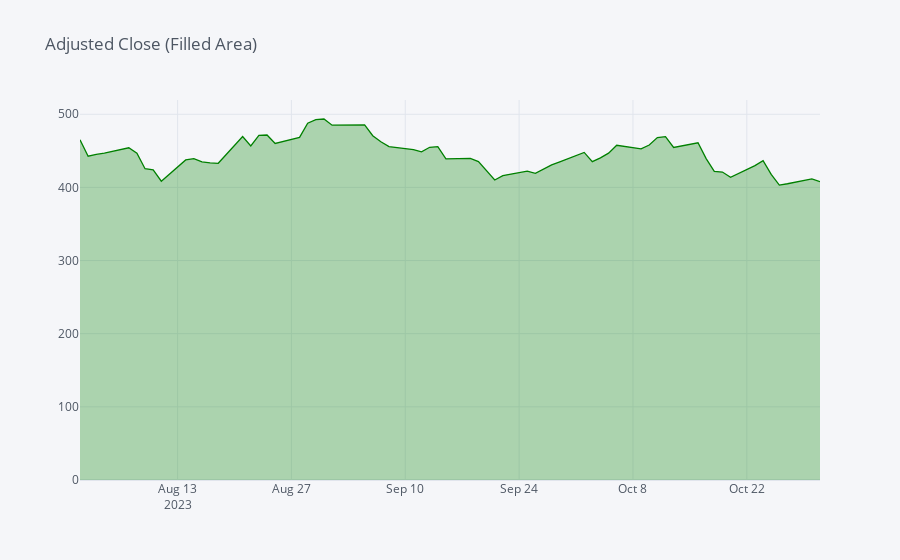

Notebook code cell kept with this figure:
### Code cell
# Create and display an interactive filled area plot of NVDA's Adjusted Close Prices
stock_data['Adj Close'].iplot(title='Adjusted Close (Filled Area)', fill=True, colors=['green'])

### Figure 1 — Plotly figure (JSON) as saved in the notebook; plotly's stock layout.template omitted (floating-point values rounded to 4 significant figures)
{"data": [{"fill": "tozeroy", "fillcolor": "rgba(0, 128, 0, 0.3)", "line": {"color": "rgba(0, 128, 0, 1.0)", "dash": "solid", "shape": "linear", "width": 1.3}, "mode": "lines", "name": "Adj Close", "text": "", "type": "scatter", "x": ["2023-08-01", "2023-08-02", "2023-08-03", "2023-08-04", "2023-08-07", "2023-08-08", "2023-08-09", "2023-08-10", "2023-08-11", "2023-08-14", "2023-08-15", "2023-08-16", "2023-08-17", "2023-08-18", "2023-08-21", "2023-08-22", "2023-08-23", "2023-08-24", "2023-08-25", "2023-08-28", "2023-08-29", "2023-08-30", "2023-08-31", "2023-09-01", "2023-09-05", "2023-09-06", "2023-09-07", "2023-09-08", "2023-09-11", "2023-09-12", "2023-09-13", "2023-09-14", "2023-09-15", "2023-09-18", "2023-09-19", "2023-09-20", "2023-09-21", "2023-09-22", "2023-09-25", "2023-09-26", "2023-09-27", "2023-09-28", "2023-09-29", "2023-10-02", "2023-10-03", "2023-10-04", "2023-10-05", "2023-10-06", "2023-10-09", "2023-10-10", "2023-10-11", "2023-10-12", "2023-10-13", "2023-10-16", "2023-10-17", "2023-10-18", "2023-10-19", "2023-10-20", "2023-10-23", "2023-10-24", "2023-10-25", "2023-10-26", "2023-10-27", "2023-10-30", "2023-10-31"], "y": [465.0, 442.7, 445.1, 446.8, 454.1, 446.6, 425.5, 423.8, 408.5, 437.5, 439.4, 434.8, 433.4, 433.0, 469.6, 456.6, 471.1, 471.6, 460.1, 468.3, 487.8, 492.6, 493.5, 485.1, 485.4, 470.6, 462.4, 455.7, 451.8, 448.7, 454.9, 455.8, 439, 439.7, 435.2, 422.4, 410.2, 416.1, 422.2, 419.1, 424.7, 430.9, 435.0, 447.8, 435.2, 440.4, 446.9, 457.6, 452.7, 458.0, 468.1, 469.5, 454.6, 461.0, 439.4, 422.0, 421.0, 413.9, 429.8, 436.6, 417.8, 403.3, 405, 411.6, 407.8]}], "layout": {"autosize": true, "legend": {"bgcolor": "#F5F6F9", "font": {"color": "#4D5663"}}, "paper_bgcolor": "#F5F6F9", "plot_bgcolor": "#F5F6F9", "title": {"font": {"color": "#4D5663"}, "text": "Adjusted Close (Filled Area)"}, "xaxis": {"autorange": true, "gridcolor": "#E1E5ED", "range": ["2023-08-01", "2023-10-31"], "showgrid": true, "tickfont": {"color": "#4D5663"}, "title": {"font": {"color": "#4D5663"}, "text": ""}, "type": "date", "zerolinecolor": "#E1E5ED"}, "yaxis": {"autorange": true, "gridcolor": "#E1E5ED", "range": [0, 519.5], "showgrid": true, "tickfont": {"color": "#4D5663"}, "title": {"font": {"color": "#4D5663"}, "text": ""}, "type": "linear", "zerolinecolor": "#E1E5ED"}}}
